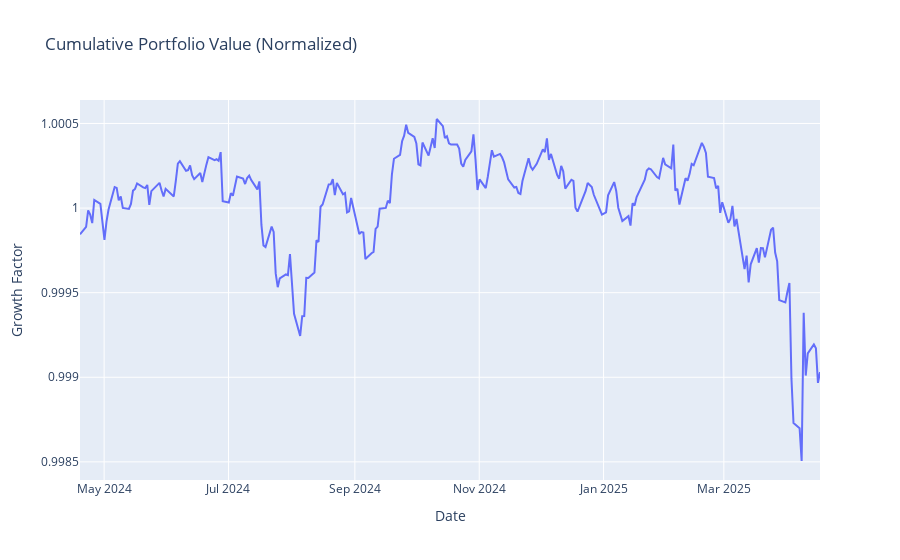

The notebook cell this image was saved under:
### Code cell
cumulative_returns = (1 + portfolio_returns).cumprod()

fig = go.Figure()
fig.add_trace(go.Scatter(x=cumulative_returns.index, y=cumulative_returns, name='Portfolio Value'))
fig.update_layout(title='Cumulative Portfolio Value (Normalized)',
                  xaxis_title='Date', yaxis_title='Growth Factor')
fig.show()

### Figure 1 — Plotly figure (JSON) as saved in the notebook; plotly's stock layout.template omitted (floating-point values rounded to 4 significant figures; data arrays with more than 128 entries replaced by an {"elided": "..."} marker saying what was removed)
{"data": [{"name": "Portfolio Value", "type": "scatter", "x": {"elided": "250 str values"}, "y": {"elided": "250 float values"}}], "layout": {"title": {"text": "Cumulative Portfolio Value (Normalized)"}, "xaxis": {"title": {"text": "Date"}}, "yaxis": {"title": {"text": "Growth Factor"}}}}
